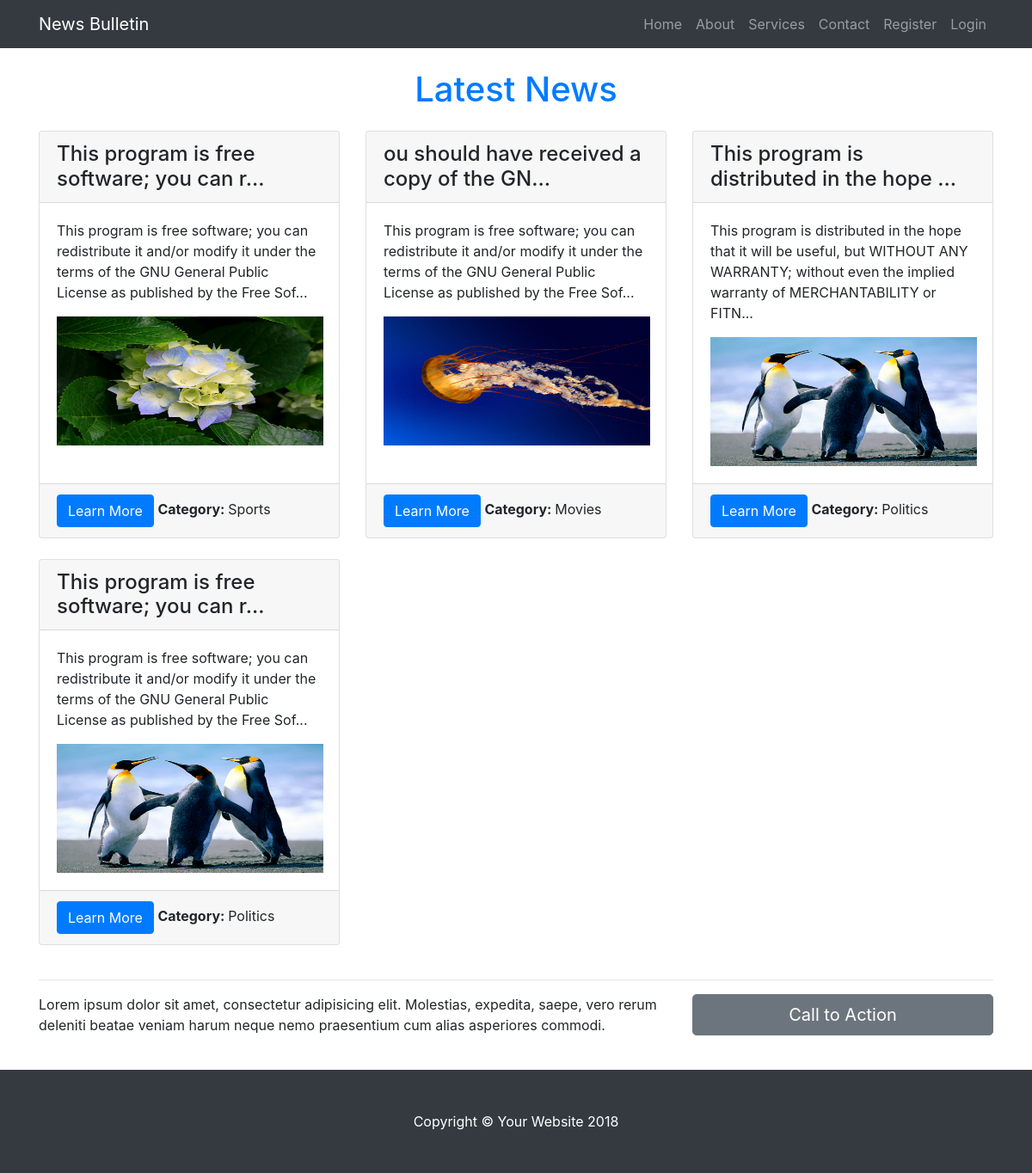
The page / on the database its author committed.
### tables this page shows
CREATE TABLE `news` (
  `id` int(11) NOT NULL,
  `title` varchar(250) NOT NULL,
  `description` text NOT NULL,
  `category` varchar(250) NOT NULL,
  `filename` varchar(250) NOT NULL,
  `status` int(11) NOT NULL DEFAULT '1',
  `date` datetime NOT NULL DEFAULT CURRENT_TIMESTAMP,
  `ip` varchar(30) NOT NULL,
  `posted_by` int(11) NOT NULL
);

### index.php (the view)
<?php
include("header.php");
include("connect.php");
?>
    <div class="container">
	 <h1 class="my-4 text-center text-primary">Latest News</h1>
	 <div class="row">
		<?php
		$result=mysqli_query($con,"select *from news order by id DESC");
		if(mysqli_num_rows($result)>0)
		{
			while($row=mysqli_fetch_assoc($result))
			{
				?>
					<div class="col-lg-4 mb-4">
					  <div class="card h-100">
						<h4 class="card-header"><?php echo substr($row['title'],0,40)?>...</h4>
						<div class="card-body">
						  <p class="card-text"><?php echo substr($row['description'],0,150)?>...</p>
						  <img class="" height="150" width="310" src="articles/<?php echo $row['filename']?>">
						</div>
						<div class="card-footer">
						  <a href="news.php?nid=<?php echo $row['id'] ?>" class="btn btn-primary">Learn More</a>
						  <span><b>Category: </b><?php echo $row['category']?></span>
						</div>
					  </div>
					</div>
				<?php
			}
		}
		else
		{
			echo "<div class='well alert alert-warning'><h1>Sorry! NO Articles Found</h1></div>";
		}
		?>
     </div>
      <hr>
      <div class="row mb-4">
        <div class="col-md-8">
          <p>Lorem ipsum dolor sit amet, consectetur adipisicing elit. Molestias, expedita, saepe, vero rerum deleniti beatae veniam harum neque nemo praesentium cum alias asperiores commodi.</p>
        </div>
        <div class="col-md-4">
          <a class="btn btn-lg btn-secondary btn-block" href="#">Call to Action</a>
        </div>
      </div>
    </div>
   <?php
include("footer.php");
?>

### header.php (shortened to what this page needs)
<!DOCTYPE html>
<html lang="en">
  <head>
    <link href="vendor/bootstrap/css/bootstrap.min.css" rel="stylesheet">
    <link href="css/modern-business.css" rel="stylesheet">
  </head>
  <body>
    <nav class="navbar fixed-top navbar-expand-lg navbar-dark bg-dark fixed-top">
      <div class="container">
        <a class="navbar-brand" href="index.php">News Bulletin</a>
        <div class="collapse navbar-collapse" id="navbarResponsive">
          <ul class="navbar-nav ml-auto">
		  <li class="nav-item">
              <a class="nav-link" href="index.php">Home</a>
            </li>
            <li class="nav-item">
              <a class="nav-link" href="about.php">About</a>
            </li>
            <li class="nav-item">
              <a class="nav-link" href="services.php">Services</a>
            </li>
            <li class="nav-item">
              <a class="nav-link" href="contact.php">Contact</a>
            </li>
            <?php
			if(isset($_SESSION['user_login']))
			{
				?>
					<li class="nav-item">
					  <a class="nav-link" href="logout.php">Logout</a>
					</li>
				<?php
			}
			else
			{
				?>
					<li class="nav-item">
					  <a class="nav-link" href="register.php">Register</a>
					</li>
					<li class="nav-item">
					  <a class="nav-link" href="login.php">Login</a>
					</li>
				<?php
			}
			?>
          </ul>
        </div>
      </div>
    </nav>

### footer.php (shortened to what this page needs)
    <footer class="py-5 bg-dark">
      <div class="container">
        <p class="m-0 text-center text-white">Copyright &copy; Your Website 2018</p>
      </div>
    </footer>
  </body>
</html>

### css/modern-business.css (style rules this page uses)
body { padding-top: 54px; }
@media (min-width: 992px) { body { padding-top: 56px; } }

### rows shown on the page
news: title "This program is free software; you can r", description "This program is free software; you can redistribute it and/or modify it under the terms of the GNU General Public License as published by the Free Sof", filename (picture), category "Sports"
news: title "ou should have received a copy of the GN", description "This program is free software; you can redistribute it and/or modify it under the terms of the GNU General Public License as published by the Free Sof", filename (picture), category "Movies"
news: title "This program is distributed in the hope", description "This program is distributed in the hope that it will be useful, but WITHOUT ANY WARRANTY; without even the implied warranty of MERCHANTABILITY or FITN", filename (picture), category "Politics"
news: title "This program is free software; you can r", description "This program is free software; you can redistribute it and/or modify it under the terms of the GNU General Public License as published by the Free Sof", filename (picture), category "Politics"
